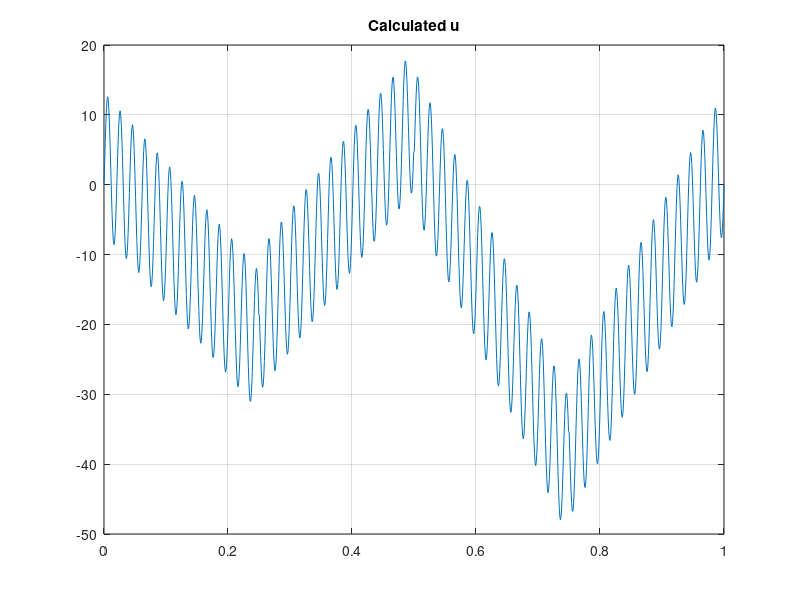
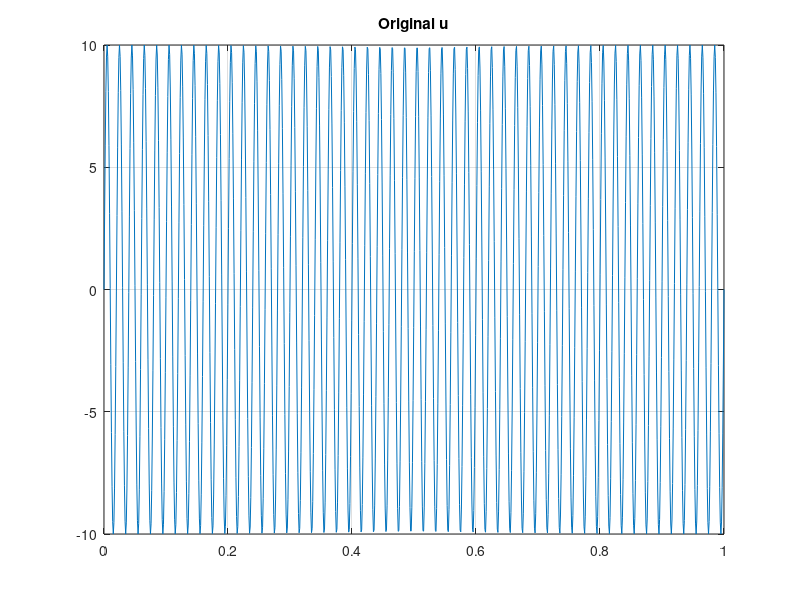

The MATLAB source for these figures, in order:
clear all
close all

fileID = fopen('u_result_4.txt','r');
% u = zeros(1002, 1);
u = fscanf(fileID,'%f');
fclose(fileID);

x = 0:(1 / (length(u) - 1)):1;


figure
plot(x, u)
title('Calculated u')
grid


% u = 3 * sin(6 * pi * x);  % 3
u = 10 * sin(100 * pi * x);  % 4
figure
plot(x, u)
title('Original u')
grid